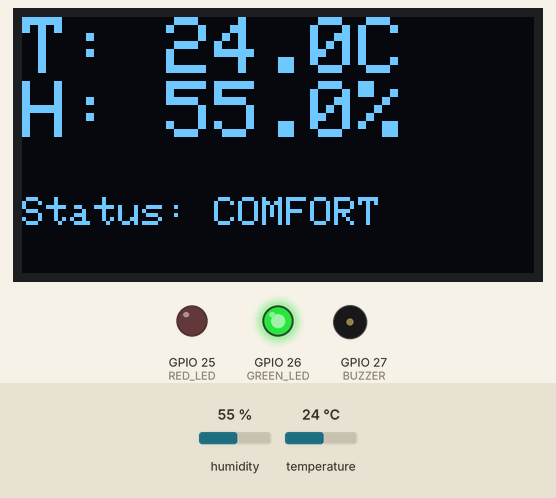
This sketch was run on a simulated ESP32. Parts: 128×64 one-colour display, output pins drawn as LEDs (lit = HIGH), buzzer (waves = sounding, pin HIGH). The inputs (shaded band) are chosen by the test bench; at power-on: temperature 24 °C, humidity 55 %. What the sketch prints to the serial monitor is not drawn.

Above: at 4.8 s.
4.9 s: temperature set to 37 °C
At 6.8 s:
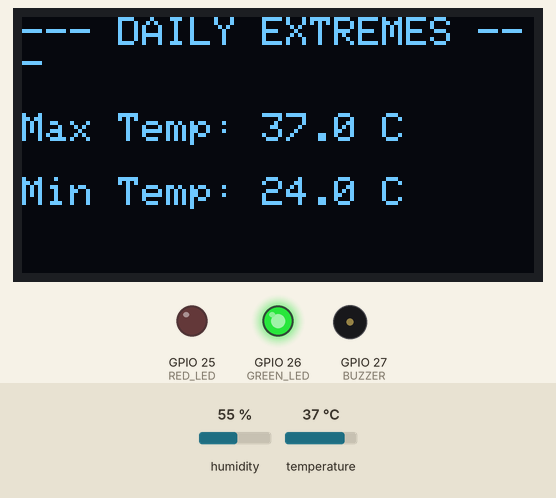
7.5 s: temperature set to 40 °C
At 10.8 s:
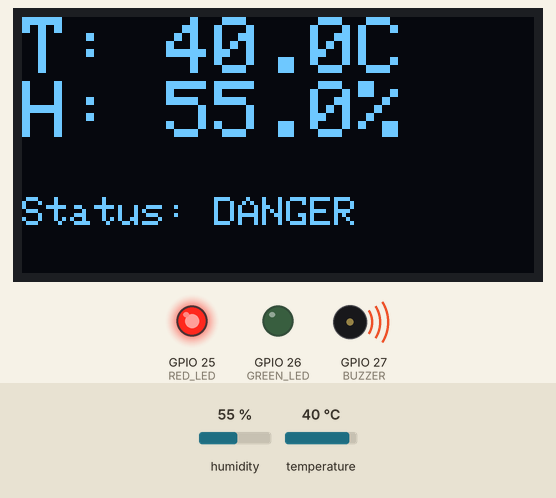
11.9 s: humidity set to 22 %
At 12.6 s:
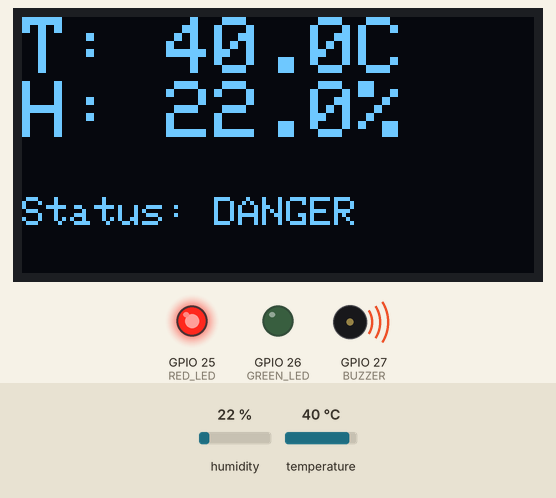
16.3 s: temperature set to 12 °C
At 20.5 s:
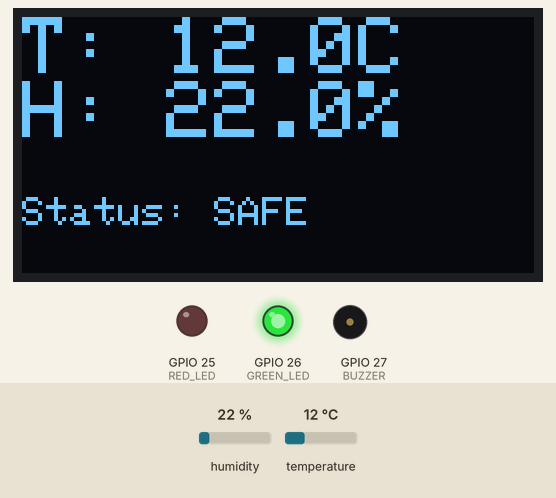
20.7 s: humidity set to 79 %
At 22.6 s:
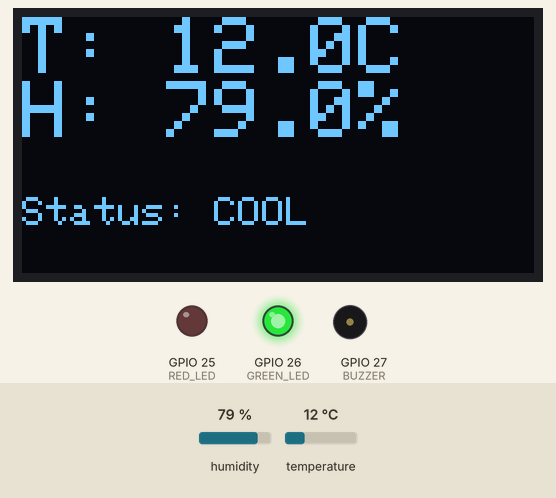
25.1 s: humidity set to 82 %
At 26.8 s:
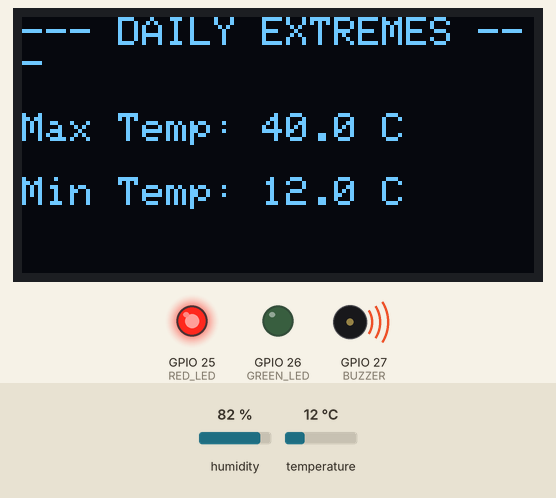
Timing chart, 0 to 30.5 s (numbered marks = the images above; inputs shaded):
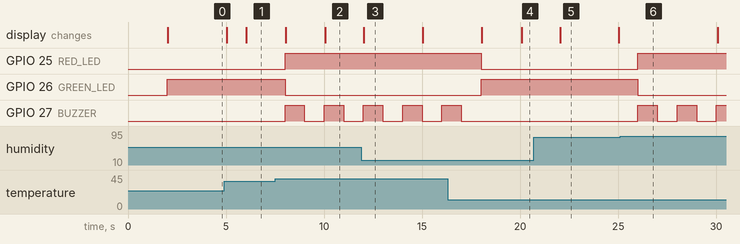

Measured:
- the behaviour switches between 38 and 39 °C on temperature (found by bisection; images 1 and 2)
- the behaviour switches between 80 and 81 % on humidity (found by bisection; images 5 and 6)
- after the input at 4.9 s, the display: first differs from a run without the input after 1.1 s (image 1)
- after the input at 7.5 s, GPIO 25 (RED_LED): LOW → HIGH after 0.51 s; GPIO 26 (GREEN_LED): HIGH → LOW after 0.51 s; GPIO 27 (BUZZER): alternates HIGH for 0.99 s and LOW for 1.0 s, starting after 0.51 s; the display: first changes after 0.54 s (image 2 shows a later state)
- after the input at 11.9 s, the display: changes after 0.14 s (image 3)
- after the input at 16.3 s, GPIO 25 (RED_LED): HIGH → LOW after 1.7 s; GPIO 26 (GREEN_LED): LOW → HIGH after 1.7 s; GPIO 27 (BUZZER): goes on until 17.0 s, then stays LOW; the display: first changes after 1.7 s (image 4 shows a later state)
- after the input at 25.1 s, GPIO 25 (RED_LED): LOW → HIGH after 0.91 s; GPIO 26 (GREEN_LED): HIGH → LOW after 0.91 s; GPIO 27 (BUZZER): alternates HIGH for 0.99 s and LOW for 1.0 s, starting after 0.91 s

The sketch:

p1-climate-monitor.ino
```cpp
/*
 * Project 1: Smart Room Climate Monitor
 * Path: /home-assignments/p1_climate_monitor/p1_climate_monitor.ino
 * Libraries Required: DHTesp, Adafruit GFX, Adafruit SSD1306
 */

#include <Wire.h>
#include <Adafruit_GFX.h>
#include <Adafruit_SSD1306.h>
#include <DHTesp.h>

// --- Component Setup ---
#define SCREEN_WIDTH 128
#define SCREEN_HEIGHT 64
#define OLED_RESET -1
Adafruit_SSD1306 display(SCREEN_WIDTH, SCREEN_HEIGHT, &Wire, OLED_RESET);

DHTesp dht;
const int DHT_PIN = 4;
const int RED_LED = 25;
const int GREEN_LED = 26;
const int BUZZER = 27;

// --- Timers (Non-blocking) ---
unsigned long lastSensorRead = 0;
unsigned long lastCsvLog = 0;
unsigned long lastScreenSwap = 0;
unsigned long buzzerTurnOffTime = 0;

// --- State Variables ---
float maxTemp = -100.0; // Start impossibly low
float minTemp = 100.0;  // Start impossibly high
bool showMainScreen = true;
bool isBuzzerActive = false;

void setup() {
  Serial.begin(115200);

  // Initialize Pins
  pinMode(RED_LED, OUTPUT);
  pinMode(GREEN_LED, OUTPUT);
  pinMode(BUZZER, OUTPUT);

  digitalWrite(RED_LED, LOW);
  digitalWrite(GREEN_LED, LOW);
  digitalWrite(BUZZER, LOW);

  // Initialize DHT
  dht.setup(DHT_PIN, DHTesp::DHT11);

  // Initialize OLED
  if(!display.begin(SSD1306_SWITCHCAPVCC, 0x3C)) {
    Serial.println("SSD1306 allocation failed");
    for(;;); // Halt if screen fails
  }

  display.clearDisplay();
  display.setTextColor(WHITE);
  display.setTextSize(1);

  Serial.println("millis(),temp,humidity,status"); // CSV Header
}

void loop() {
  unsigned long currentMillis = millis();

  // --- 1. Read Sensor Data (Every 2 seconds) ---
  if (currentMillis - lastSensorRead >= 2000) {
    lastSensorRead = currentMillis;

    TempAndHumidity data = dht.getTempAndHumidity();

    if (dht.getStatus() != 0) {
      return; // Skip cycle if read failed
    }

    // Update Min/Max tracking
    if (data.temperature > maxTemp) maxTemp = data.temperature;
    if (data.temperature < minTemp) minTemp = data.temperature;

    // Determine Status & Comfort Index
    String status = "COMFORT";
    if (data.temperature > 38 || data.humidity > 80) {
      status = "DANGER";
    } else if (data.temperature > 32) {
      status = "HOT";
    } else if (data.temperature < 20) {
      status = "COOL";
    }

    // Execute Threshold Logic
    if (status == "DANGER") {
      digitalWrite(RED_LED, HIGH);
      digitalWrite(GREEN_LED, LOW);
      digitalWrite(BUZZER, HIGH);
      isBuzzerActive = true;
      buzzerTurnOffTime = currentMillis + 1000; // Schedule buzzer off in 1 sec
    } else {
      digitalWrite(RED_LED, LOW);
      digitalWrite(GREEN_LED, HIGH);
    }

    updateOLED(data.temperature, data.humidity, status);
  }

  // --- 2. Turn off Buzzer after 1 second ---
  if (isBuzzerActive && currentMillis >= buzzerTurnOffTime) {
    digitalWrite(BUZZER, LOW);
    isBuzzerActive = false;
  }

  // --- 3. Screen Cycling Logic (Every 5 seconds) ---
  if (currentMillis - lastScreenSwap >= 5000) {
    lastScreenSwap = currentMillis;
    showMainScreen = !showMainScreen; // Toggle between main and min/max screen

    // Force an immediate screen update with current cached values
    TempAndHumidity cachedData = dht.getTempAndHumidity();
    String currentStatus = (cachedData.temperature > 38 || cachedData.humidity > 80) ? "DANGER" : "SAFE";
    updateOLED(cachedData.temperature, cachedData.humidity, currentStatus);
  }

  // --- 4. CSV Serial Logging (Every 5 seconds) ---
  if (currentMillis - lastCsvLog >= 5000) {
    lastCsvLog = currentMillis;

    TempAndHumidity logData = dht.getTempAndHumidity();
    String logStatus = (logData.temperature > 38 || logData.humidity > 80) ? "DANGER" : "SAFE";

    Serial.print(currentMillis);
    Serial.print(",");
    Serial.print(logData.temperature, 1);
    Serial.print(",");
    Serial.print(logData.humidity, 1);
    Serial.print(",");
    Serial.println(logStatus);
  }
}

// --- Helper Function: Update OLED Display ---
void updateOLED(float temp, float hum, String status) {
  display.clearDisplay();

  if (showMainScreen) {
    display.setCursor(0, 0);
    display.setTextSize(2);
    display.print("T: "); display.print(temp, 1); display.println("C");
    display.print("H: "); display.print(hum, 1); display.println("%");

    display.setTextSize(1);
    display.setCursor(0, 45);
    display.print("Status: ");
    display.print(status);
  } else {
    // Bonus Challenge Screen
    display.setCursor(0, 0);
    display.setTextSize(1);
    display.println("--- DAILY EXTREMES ---");
    display.println("");
    display.print("Max Temp: "); display.print(maxTemp, 1); display.println(" C");
    display.println("");
    display.print("Min Temp: "); display.print(minTemp, 1); display.println(" C");
  }

  display.display();
}
```
